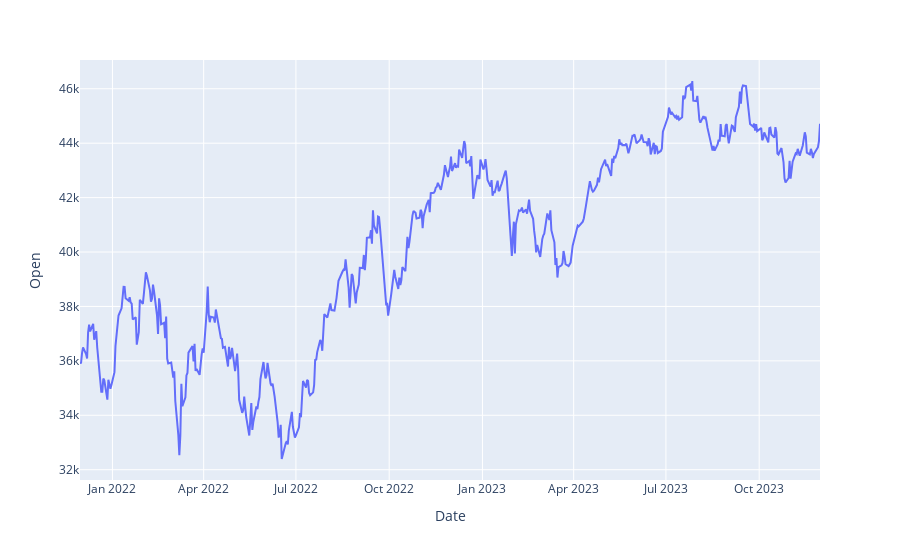

The cell this chart's notebook holds for it:
### Markdown cell above
# Historical Data of NSE

### Code cell
#import plotly.express as px
fig = px.line(df, x='Date', y="Open")
fig.show()

### Figure 1 — Plotly figure (JSON) as saved in the notebook; plotly's stock layout.template omitted (floating-point values rounded to 4 significant figures; data arrays with more than 128 entries replaced by an {"elided": "..."} marker saying what was removed)
{"data": [{"hovertemplate": "Date=%{x}<br>Open=%{y}<extra></extra>", "legendgroup": "", "line": {"color": "#636efa", "dash": "solid"}, "marker": {"symbol": "circle"}, "mode": "lines", "name": "", "orientation": "v", "showlegend": false, "type": "scatter", "x": {"elided": "496 str values"}, "xaxis": "x", "y": {"elided": "496 float values"}, "yaxis": "y"}], "layout": {"legend": {"tracegroupgap": 0}, "margin": {"t": 60}, "xaxis": {"anchor": "y", "domain": [0, 1], "title": {"text": "Date"}}, "yaxis": {"anchor": "x", "domain": [0, 1], "title": {"text": "Open"}}}}
